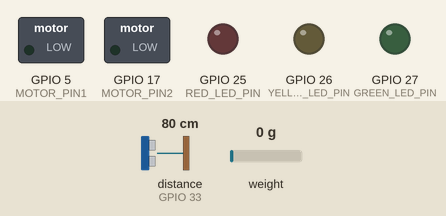
Simulated run of this sketch. Board: ESP32. Parts: switched loads named in the sketch (green lamp = pin HIGH), output pins drawn as LEDs (lit = HIGH). Wiring (inferred from the names in the program): ultrasonic range finder: trigger GPIO 32; echo GPIO 33. Dashed ring = blinking. The test bench sets the inputs (shaded band); at power-on: distance to the obstacle (sensor on GPIO 33) 80 cm, weight on the scale 0 g. The echo pulse lasts 58.3 µs per cm; WiFi joins after 1.5 s; servers stay silent unless stated; the local clock reads 2024-03-15 10:24:30 at power-on unless the sketch sets it; pins used as bus, display or sensor lines are not drawn.

Above: at 4.0 s.
4.1 s: distance to the obstacle (sensor on GPIO 33) set to 21 cm
5.6 s: distance to the obstacle (sensor on GPIO 33) set to 16 cm
At 6.2 s:
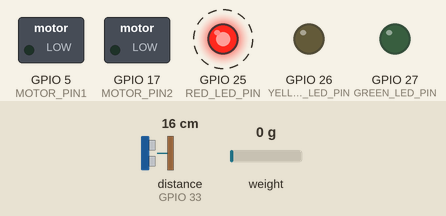
10.3 s: distance to the obstacle (sensor on GPIO 33) set to 13 cm
At 11.2 s:
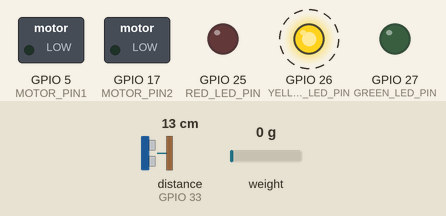
15.2 s: distance to the obstacle (sensor on GPIO 33) set to 2 cm
At 16.5 s:
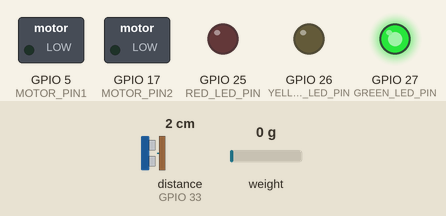
16.8 s: distance to the obstacle (sensor on GPIO 33) set to 5 cm
18.5 s: distance to the obstacle (sensor on GPIO 33) set to 8 cm
At 19.7 s:
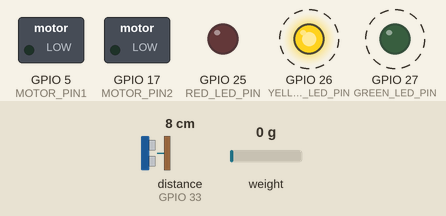
Timing chart, 0 to 24.3 s (numbered marks = the images above; inputs shaded):
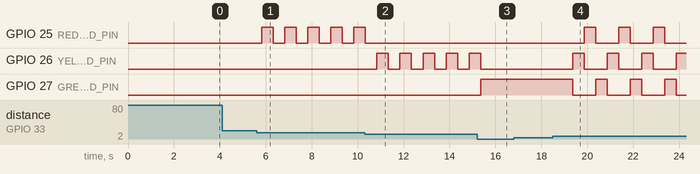

Measured:
- the behaviour switches between 19 and 18 cm on distance to the obstacle (sensor on GPIO 33) (found by bisection; images 0 and 1)
- the behaviour switches between 14 and 13 cm on distance to the obstacle (sensor on GPIO 33) (found by bisection; images 1 and 2)
- the behaviour switches between 6 and 7 cm on distance to the obstacle (sensor on GPIO 33) (found by bisection; images 3 and 4)
- after the input at 4.1 s, every drawn part: stays the same
- after the input at 5.6 s, GPIO 25 (RED_LED_PIN): alternates HIGH for 0.50 s and LOW for 0.50 s, starting after 0.23 s
- after the input at 10.3 s, GPIO 25 (RED_LED_PIN): goes on until 10.3 s, then stays LOW; GPIO 26 (YELLOW_LED_PIN): alternates HIGH for 0.50 s and LOW for 0.50 s, starting after 0.54 s
- after the input at 15.2 s, GPIO 26 (YELLOW_LED_PIN): goes on until 15.4 s, then stays LOW; GPIO 27 (GREEN_LED_PIN): LOW → HIGH after 0.15 s
- after the input at 16.8 s, every drawn part: stays the same
- after the input at 18.5 s, GPIO 25 (RED_LED_PIN): alternates HIGH for 0.50 s and LOW for 1.0 s, starting after 1.4 s; GPIO 26 (YELLOW_LED_PIN), GPIO 27 (GREEN_LED_PIN): alternates HIGH for 0.50 s and LOW for 1.0 s, starting after 0.86 s

The sketch:

CatFeeder.ino
```cpp
#define BLYNK_TEMPLATE_ID "TMPL6KeapFrSP"
#define BLYNK_TEMPLATE_NAME "Cat Feeder"
#define BLYNK_AUTH_TOKEN "y8AAr6DmP_S3Ky_TTT99eAgVm9F-ojfc"

#include <BlynkSimpleEsp32.h> //Menambahkan library blynk
#include <WiFiClient.h> // Menambahkan library wifi
#include <WiFi.h> // Menambahkan library wifi (juga)
#include <HX711.h> // Menambahkan library load cell
#include "time.h" // Menambahkan library waktu

#define HOUR_SLIDER V0 //Virtual pin BLynk buat nentuin jam makan pertama
#define INTERVAL_SLIDER V1 // Virtual pin Blynk buat nentuin interval jam makan
#define FREQUENCY_SLIDER V2 // Virtual pin Blynk buat nentuin frekuensi makan
#define PORTION_SLIDER V3 // Virtual pin Blynk buat nentuin porsi per 1x makan
#define SCALE_LABEL V4 // Virtual pin Blynk buat ngasih liat hasil timbangan


char ssid[] = "Infinix note 40"; // Nama Wifi
char pass[] = "ESP32TEST"; // Password Wifi

const char* ntpServer = "pool.ntp.org"; // Website untuk ngambil jam saat ini
const long  gmtOffset_sec = 25200; // GMT +7
const int   daylightOffset_sec = 3600; // ini gatau apa wkwk


/*________________________________________________
|              CARA KERJA LOAD CELL              |
|================================================|
| Mengkonversi  perbedaan  gaya  tekanan  antara |
| ujung batang besi dengan ujung satunya menjadi |
| sinyal listrik, kemudian modul HX711 berfungsi |
| untuk mengamplifikasi sinyal listrik agar dapat|
| dibaca oleh Microcontroller ESP32.             |
==================================================
Referensi: https://www.800loadcel.com/load-cell-and-strain-gauge-basics.html
*/
const int LOADCELL_DOUT_PIN = 16; // Pin DOUT load cell
const int LOADCELL_SCK_PIN = 4; // Pin SCK load cell

const int RED_LED_PIN = 25; // Pin LED merah
const int YELLOW_LED_PIN = 26; // Pin LED kuning
const int GREEN_LED_PIN = 27; // Pin LED hijau

/*_________________________________________________
|            CARA KERJA SENSOR JARAK               |
|==================================================|
| Pin Trigger  akan memancarkan  sonar  ultrasonik |
| yang kemudian akan memantul pada permukaan benda,|
| lalu pin Echo akan menangkap  pantulan sonarnya. |
| jarak akan dihitung dengan cara menghitung waktu |
| tempuh sonar dikali kecepatan suara dibagi dua.  |
===================================================
Referensi: https://www.geeksforgeeks.org/arduino-ultrasonic-sensor/
*/
const int TRIG_PIN = 32; // Pin Trigger sensor jarak
const int ECHO_PIN = 33; // Pin Echo sensor jarak

const int MOTOR_PIN1 = 5; // Pin motor 1
const int MOTOR_PIN2 = 17; // Pin motor 2

int eatingStart = 0; // Variabel yang menyimpan jam makan pertama
int eatingInterval = 0; // Variabel yang menyimpan interval jam makan
int eatingFrequency = 0; // Variabel yang menyimpan frekuensi makan
int eatingPortion = 0; // Variabel yang menyimpan porsi per 1x makan
long scaleReading = 0; // Variabel yang menyimpan pembacaan sensor berat
float duration_us, distance_cm; // Variabel untuk perhitungan sensor jarak
bool isPouring = false; // Variabel untuk menentukan motor bergerak atau tidak

HX711 scale; // Variabel objek sensor berat


// Fungsi yang akan dipanggil apabila slider jam makan pada aplikasi digerakkan
BLYNK_WRITE(HOUR_SLIDER){
  eatingStart = param.asInt(); //Menyimpan perubahan slider ke variabel di MCU
  Serial.print("New eating start: "); //Mencetak perubahan variabel di Serial Monitor
  Serial.println(eatingStart);
}

// Fungsi yang akan dipanggil apabila slider interval jam makan pada aplikasi digerakkan
BLYNK_WRITE(INTERVAL_SLIDER){
  eatingInterval = param.asInt(); //Menyimpan perubahan slider ke variabel di MCU
  Serial.print("New interval: "); //Mencetak perubahan variabel di Serial Monitor
  Serial.println(eatingInterval);
}

// Fungsi yang akan dipanggil apabila slider frekuensi makan pada aplikasi digerakkan
BLYNK_WRITE(FREQUENCY_SLIDER){
  eatingFrequency = param.asInt(); //Menyimpan perubahan slider ke variabel di MCU
  Serial.print("New Frequency: "); //Mencetak perubahan variabel di Serial Monitor
  Serial.println(eatingFrequency);
}

// Fungsi yang akan dipanggil apabila slider porsi makan pada aplikasi digerakkan
BLYNK_WRITE(PORTION_SLIDER){
  eatingPortion = param.asInt(); //Menyimpan perubahan slider ke variabel di MCU
  Serial.print("New Portion: "); //Mencetak perubahan variabel di Serial Monitor
  Serial.println(eatingPortion);
}

// Fungsi yang akan berjalan satu kali, pada saat ESP pertama kali menyala
void setup(){
  Serial.begin(115200); // Mengatur baudrate serial monitor

  //Menentukan mode setiap pin, antara INPUT atau OUTPUT
  pinMode(RED_LED_PIN, OUTPUT);
  pinMode(YELLOW_LED_PIN, OUTPUT);
  pinMode(GREEN_LED_PIN, OUTPUT);
  pinMode(MOTOR_PIN1, OUTPUT);
  pinMode(MOTOR_PIN2, OUTPUT);
  pinMode(TRIG_PIN, OUTPUT);
  pinMode(ECHO_PIN, INPUT);

  //Memulai koneksi aplikasi Blynk
  Blynk.begin(BLYNK_AUTH_TOKEN, ssid, pass);
  //Mengambil waktu dari website
  configTime(gmtOffset_sec, daylightOffset_sec, ntpServer);

  //Memulai instance objek sensor berat
  scale.begin(LOADCELL_DOUT_PIN, LOADCELL_SCK_PIN);

  //Menentukan scale factor (referensi: https://randomnerdtutorials.com/esp32-load-cell-hx711/)
  scale.set_scale(383.3157);

  //Tare kayak timbangan pada umumnya
  scale.tare();

  //Memulai fungsi yang menentukan kapan makan
  xTaskCreatePinnedToCore(vTaskEat, "TaskEat", 10000, NULL, 1, NULL, 0);

  //Memulai fungsi yang menggerakkan motor ketika waktu makan
  xTaskCreatePinnedToCore(vTaskMotor, "TaskMotor", 10000, NULL, 1, NULL, 0);

  //Memulai fungsi yang membaca sensor jarak dan menampilkan outputnya menggunakan LED
  xTaskCreatePinnedToCore(vTaskSensor, "TaskSensor", 10000, NULL, 1, NULL, 1 );

  ///Memulai fungsi yang membaca load cell dan menampilkan outputnya di aplikasi
  xTaskCreatePinnedToCore(vTaskScale, "TaskScale", 10000, NULL, 1, NULL, 1);


}

//Fungsi yang gerakkin motor
void vTaskMotor(void *pvParam){
  // While(1) artinya fungsi ini bakal diulang terus-terusan
  while(1){

    // Kalo variabel isPouring bernilai TRUE, motor gerak
    if(isPouring){
      Serial.println("Pouring Food...");
      digitalWrite(MOTOR_PIN1, HIGH);
      digitalWrite(MOTOR_PIN2, LOW);
    }else{
      //Kalo FALSE, motor berhenti
      digitalWrite(MOTOR_PIN1, LOW);
      digitalWrite(MOTOR_PIN2, LOW);
    }

    //delay 500ms
    vTaskDelay(pdMS_TO_TICKS(500));
  }
}

// Fungsi yang baca sensor jarak sama nyalain indikator LED
void vTaskSensor(void *pvParam){
  while(1){
    digitalWrite(TRIG_PIN, HIGH); // Mancarin sonar
    delayMicroseconds(10); // tunggu 10ms
    digitalWrite(TRIG_PIN, LOW); // Matiin pancaran sonar

    duration_us = pulseIn(ECHO_PIN, HIGH); //Ngitung durasi tempuh sonar
    distance_cm = 0.017 * duration_us; //Ngitung jarak berdasarkan durasi tempuh


    if(distance_cm <= 15 && distance_cm > 10){ //Kalo jarak antara 10-15 cm, nyalain LED merah
      digitalWrite(RED_LED_PIN, HIGH);
      digitalWrite(YELLOW_LED_PIN, LOW);
      digitalWrite(GREEN_LED_PIN, LOW);
    }else if(distance_cm <= 10 && distance_cm > 5){ //Kalo jarak antara 5-10 cm, nyalain LED kuning
      digitalWrite(RED_LED_PIN, LOW);
      digitalWrite(YELLOW_LED_PIN, HIGH);
      digitalWrite(GREEN_LED_PIN, LOW);
    }else if(distance_cm <= 5){ //Kalo jarak antara <= 5 cm, nyalain LED hijau
      digitalWrite(RED_LED_PIN, LOW);
      digitalWrite(YELLOW_LED_PIN, LOW);
      digitalWrite(GREEN_LED_PIN, HIGH);
    }else{ //Kalo jarak > 15 cm, matiin semua LED
      digitalWrite(RED_LED_PIN, LOW);
      digitalWrite(YELLOW_LED_PIN, LOW);
      digitalWrite(GREEN_LED_PIN, LOW);
    }

    //jeda 500ms
    vTaskDelay(pdMS_TO_TICKS(500));
  }
}

// Fungsi yang baca timbangan
void vTaskScale(void *pvParam){
  while(1){
    scaleReading = scale.get_units(10); // baca timbangan 10x trus diambil rata-rata
    scale.power_down(); //Matiin timbangan
    Blynk.virtualWrite(SCALE_LABEL, scaleReading); //Kirim hasil timbangan ke aplikasi
    vTaskDelay(pdMS_TO_TICKS(500)); //Jeda 500ms
    scale.power_up(); //Nyalain timbangan lagi
  }
}

//Fungsi yang ngitung jam makan
void vTaskEat(void *pvParam){

  struct tm timeinfo; //variabel yang nyimpen waktu
  int freq; //variabel yang dipake pas ngitung jam makan
  int i; //variabel buat increment
  int nextSchedule; //variabel yang nyimpen jadwal makan berikutnya
  bool bowlFull = false; //variabel yang nyimpen status mangkok penuh apa nggak

  while(1){
    if(!getLocalTime(&timeinfo)){ //Ngambil waktu dari website
      Serial.println("Failed to obtain time");
      return; //Kalo gagal program setelahnya ga dijalanin
    }

    //Loop yang ngitung jam makan, diitung dari frekuensi makan pertama sampai terakhir
    for(freq = 1; freq <= eatingFrequency; freq++){

      //Nyimpen jadwal makan berikutnya
      nextSchedule = eatingStart + (eatingInterval * freq);

      //Kalo jamnya sama kayak jam makan yang diatur, waktunya makan :D
      if(timeinfo.tm_hour == eatingStart || timeinfo.tm_hour == nextSchedule){
        Serial.println("Eating Time!");
        //Kalo mangkoknya belum penuh, dan timbangan belum setara porsi yang diatur
        if(scaleReading < eatingPortion && !bowlFull){
          //Ngubah variabel isPouring jadi TRUE biar motornya gerak
          isPouring = true;
        }else{ //Kalo mangkok penuh
          Serial.println("Bowl is Full!");
          isPouring = false; //Ngubah variabel isPouring jadi FALSE biar motornya berhenti
          bowlFull = true; //Ngubah variabel bowlFull jadi TRUE
        }
        break;
      }else{ //Kalo jam sekarang beda sama jam makan
        bowlFull = false; //Ngubah variabel bowlFull jadi FALSE

        //Error handling
        if((timeinfo.tm_hour - nextSchedule) % eatingInterval != 0){
          isPouring = false;
        }else{
          isPouring = true;
        }
      }
      vTaskDelay(pdMS_TO_TICKS(100));
    }
  vTaskDelay(pdMS_TO_TICKS(1000));
  }
}

// Fungsi buat nge-run aplikasinya berulang2
void loop(){
  Blynk.run();
}
```
